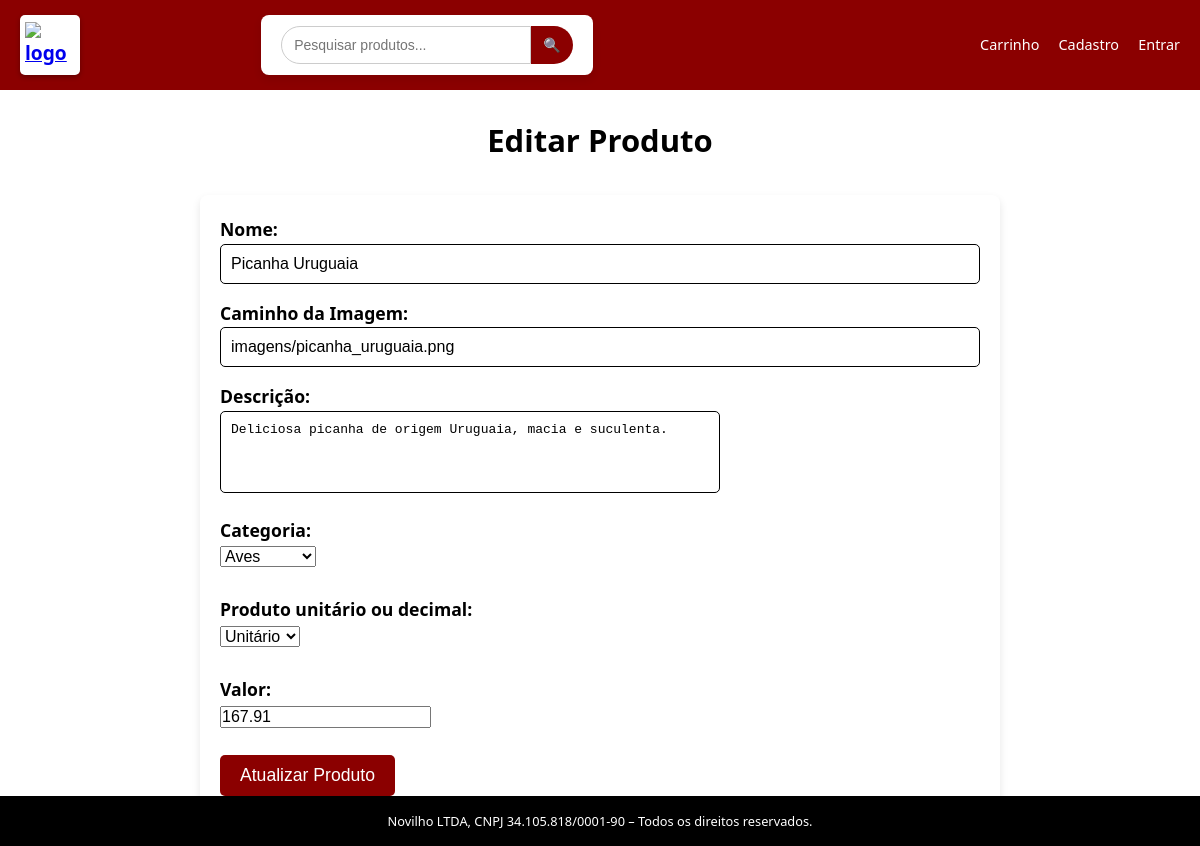
/cadProduto.php?id=1, run on the app's committed database.
### tables this page shows
create table produto (
     id int auto_increment primary key,
     nome varchar(100) not null,
     categoriaId int not null,
     tipoQuantidadeId int not null,
     valor float(24) not null,
     descricao varchar(500),
     nomeImagem varchar(100),
     foreign key (categoriaId) references categoria(id),
     foreign key (tipoQuantidadeId) references tipoQuantidade(id)
 );

### cadProduto.php (the view, shortened to what this page needs)
<?php
include_once("conexao.php");
if (isset($_GET["id"]) && $_GET["id"] !== '') {
    $id = $_GET["id"];
} else {
    $id = "";
}
if ($id !== '') {
    $sql = "
        SELECT id, nome, nomeImagem, descricao, valor
        FROM produto
        WHERE id = '" . mysqli_real_escape_string($link, $id) . "'
    ";
    $resultado = mysqli_query($link, $sql);
    if ($row = mysqli_fetch_assoc($resultado)) {
        $nome = $row["nome"];
        $nomeImagem = $row["nomeImagem"];
        $descricao = $row["descricao"];
        $valor = $row["valor"];
    } else {
        $id = "";
        $nome = $nomeImagem = $descricao = $valor = '';
    }
} else {
    $nome = $nomeImagem = $descricao = $valor = '';
}
$sql = "
    SELECT id, nome
    FROM categoria
    ORDER BY nome;";
$resultado = mysqli_query($link, $sql);
if ($resultado) {
    $categorias = mysqli_fetch_all($resultado, MYSQLI_ASSOC);
} else {
    $categorias = [];
}
?>
<!DOCTYPE html>
<html lang="pt-BR">
<head>
    <link rel="stylesheet" href="estilo.css">
</head>
<body>
    <div id="geral">
        <div id="topo">
            <?php include 'topo.php'; ?>
        </div>
        <div id="conteudo"><br>
            <center>
                <h1 class="titulos" style="font-size:31px">
                    <?php echo ($id !== '') ? 'Editar Produto' : 'Cadastrar Novo Produto'; ?>
                </h1>
            </center>
            <form action="atualiza_produto.php" method="post">
                <label class="legenda">Nome:</label><br>
                <input type="text" name="nome" class="campos" value="<?php echo htmlspecialchars($nome); ?>"
                    placeholder="Preencha o nome do produto" required><br>
                <label class="legenda">Caminho da Imagem:</label><br>
                <input type="text" name="nomeImagem" class="campos" value="<?php echo htmlspecialchars($nomeImagem); ?>"
                    placeholder="Preencha o caminho da imagem" required><br>
                <label class="legenda">Descrição:</label><br>
                <textarea name="descricao" class="campos" rows="4" placeholder="Descreva o produto"
                    required><?php echo htmlspecialchars($descricao); ?></textarea><br>
                <label class="legenda">Categoria:</label><br>
                <select name="categoria" class="campos" required>
                    <?php foreach ($categorias as $categoria): ?>
                        <option value="<?php echo htmlspecialchars($categoria['id']); ?>"
                            <?php if ($id !== '' && $row['categoriaId'] == $categoria['id']) echo 'selected'; ?>>
                            <?php echo htmlspecialchars($categoria['nome']); ?>
                        </option>
                    <?php endforeach; ?>
                </select><br><br>
                <label class="legenda">Produto unitário ou decimal:</label><br>
                <select name="tipoQuantidade" class="campos" required>
                        <option value="1">Unitário</option>
                </select><br><br>
                <label class="legenda">Valor:</label><br>
                <input type="number" name="valor" class="campos" step="0.01"
                    value="<?php echo htmlspecialchars($valor); ?>" placeholder="0.00" required><br><br>
                <input type="submit" value="<?php echo ($id !== '') ? 'Atualizar Produto' : 'Cadastrar Produto'; ?>"
                    class="bt_enviar">
            </form>
        </div>
        <div id="rodape">
            <?php include 'rodape.php'; ?>
        </div>
    </div>
</body>
</html>

### estilo.css (style rules this page uses)
* { margin: 0; padding: 0; box-sizing: border-box; }
body { font-family: "Segoe UI", Tahoma, Geneva, Verdana, sans-serif; background-color: #ffffff; color: #000000; line-height: 1.6; }
textarea { max-width: 500px; padding: 10px; font-size: 0.95em; border-radius: 5px; border: 1px solid #000; resize: none; }
form { background-color: #ffffff; padding: 20px; border-radius: 8px; box-shadow: 0 4px 8px rgba(0, 0, 0, 0.1); max-width: 800px; margin: 30px auto; }
form label { font-size: 1.1em; font-weight: bold; margin-bottom: 8px; color: #000; }
form input[type="text"], form input[type="date"], form input[type="radio"], form textarea { width: 100%; padding: 10px; margin-bottom: 15px; border: 1px solid #000; border-radius: 5px; font-size: 1em; }
form .campos { font-size: 1em; color: #000; }
form .bt_enviar { background-color: #8b0000; color: white; padding: 10px 20px; border: none; border-radius: 5px; font-size: 1.1em; cursor: pointer; transition: background-color 0.3s; }
#topo { position: sticky; top: 0; }
#rodape { position: fixed; bottom: 0; width: 100%; }

### data on the page
produto: nome "Picanha Uruguaia", nomeImagem "imagens/picanha_uruguaia.png", descricao "Deliciosa picanha de origem Uruguaia, macia e suculenta.", valor "167.91"

### other printed values
form field categoria "Aves"
